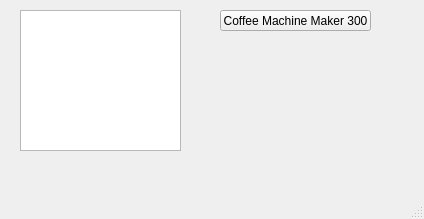
<?xml version="1.0" encoding="UTF-8"?>
<ui version="4.0">
 <class>MainWindow</class>
 <widget class="QMainWindow" name="MainWindow">
  <property name="geometry">
   <rect>
    <x>0</x>
    <y>0</y>
    <width>424</width>
    <height>219</height>
   </rect>
  </property>
  <property name="windowTitle">
   <string>MainWindow</string>
  </property>
  <widget class="QWidget" name="centralwidget">
   <widget class="QListWidget" name="listWidget">
    <property name="geometry">
     <rect>
      <x>20</x>
      <y>10</y>
      <width>161</width>
      <height>141</height>
     </rect>
    </property>
   </widget>
   <widget class="QPushButton" name="pushButton">
    <property name="geometry">
     <rect>
      <x>220</x>
      <y>10</y>
      <width>151</width>
      <height>21</height>
     </rect>
    </property>
    <property name="text">
     <string>Coffee Machine Maker 300</string>
    </property>
   </widget>
  </widget>
  <widget class="QMenuBar" name="menubar">
   <property name="geometry">
    <rect>
     <x>0</x>
     <y>0</y>
     <width>424</width>
     <height>17</height>
    </rect>
   </property>
  </widget>
  <widget class="QStatusBar" name="statusbar"/>
 </widget>
 <resources/>
 <connections>
  <connection>
   <sender>pushButton</sender>
   <signal>clicked()</signal>
   <receiver>MainWindow</receiver>
   <slot>GoToCoffeeWindow()</slot>
   <hints>
    <hint type="sourcelabel">
     <x>376</x>
     <y>98</y>
    </hint>
    <hint type="destinationlabel">
     <x>348</x>
     <y>79</y>
    </hint>
   </hints>
  </connection>
 </connections>
 <slots>
  <slot>GoToCoffeeWindow()</slot>
 </slots>
</ui>
